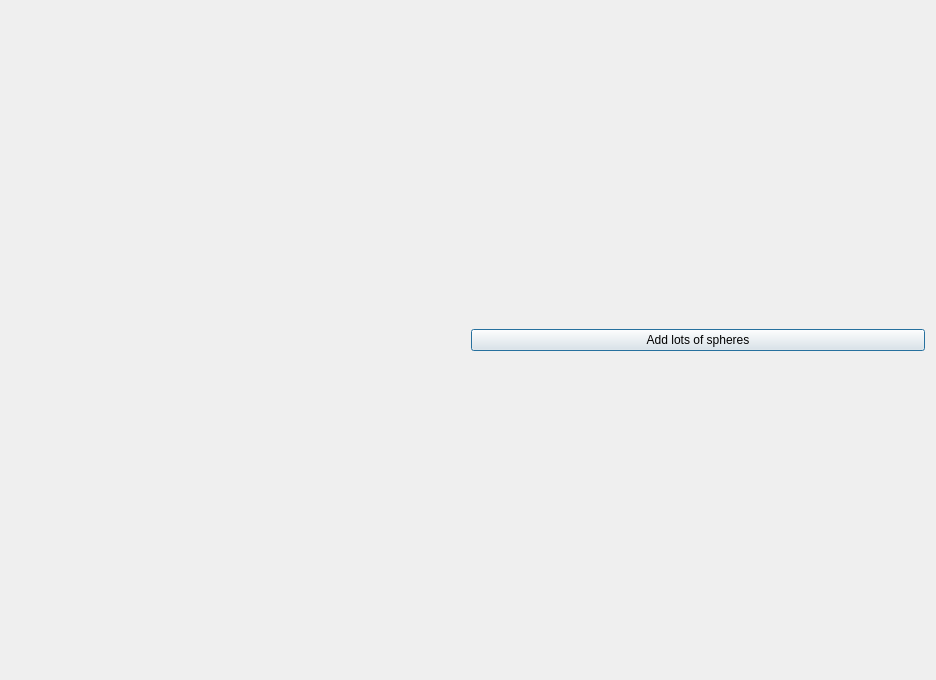
<?xml version="1.0" encoding="UTF-8"?>
<ui version="4.0">
 <class>LotsOfSpheresDialog</class>
 <widget class="QDialog" name="LotsOfSpheresDialog">
  <property name="geometry">
   <rect>
    <x>0</x>
    <y>0</y>
    <width>936</width>
    <height>680</height>
   </rect>
  </property>
  <property name="windowTitle">
   <string>0</string>
  </property>
  <layout class="QHBoxLayout" name="horizontalLayout">
   <item>
    <widget class="QWidget" name="widget" native="true"/>
   </item>
   <item>
    <widget class="QPushButton" name="pushButton">
     <property name="text">
      <string>Add lots of spheres</string>
     </property>
    </widget>
   </item>
  </layout>
 </widget>
 <resources/>
 <connections/>
</ui>
